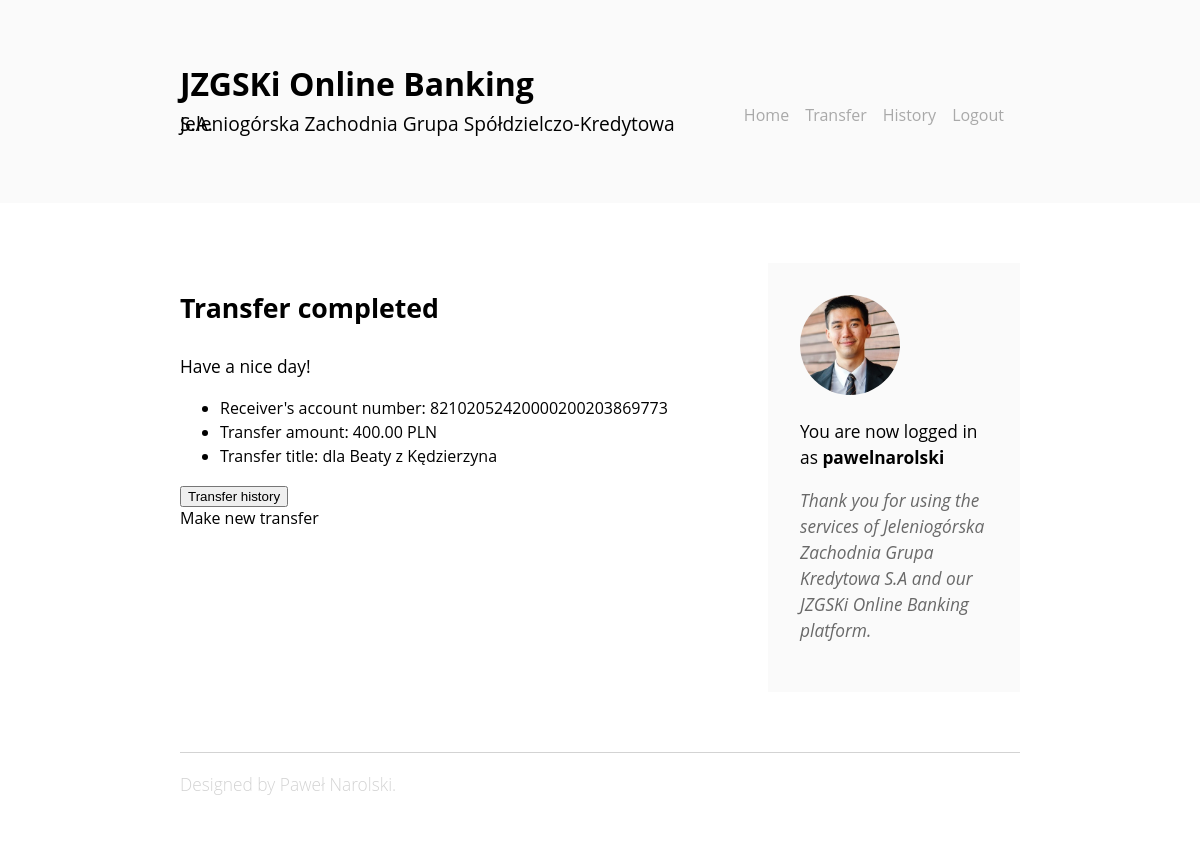
Screenshot of /transfers/complete (signed in) with the database file from the repository.
### onlinebank/models.py (models this page shows, shortened)
class Transfer(models.Model):
    IBAN_validator = RegexValidator(regex=r'^\d{26}$', message="Bank account must have 26 digits.")
    from_account = models.ForeignKey(User, on_delete=models.CASCADE, null=False)
    to_account = models.CharField(validators=[IBAN_validator], null=False, max_length=26)
    title = models.CharField(max_length=60, blank=False, null=False)
    amount = models.DecimalField(max_digits=22, decimal_places=2)
    date = models.DateTimeField(auto_now=True)

### onlinebank/views.py (the view)
# urls.py: path('transfers/complete', views.complete_transfer, name="complete_transfer"),
def complete_transfer(request):
    requests = [_ for _ in models.Transfer.objects.all() if _.from_account == request.user]
    transfer_request = requests.pop(-1)
    if transfer_request is not None:
        if request.method == "POST":
            return redirect('history')
        context = {
            'to_account': transfer_request.to_account,
            'title': transfer_request.title,
            'amount': transfer_request.amount,
        }
        return render(request, 'onlinebank/complete_transfer.html', context)
    else:
        return redirect('home')

### onlinebank/templates/onlinebank/complete_transfer.html (shortened to what this page needs)
{% extends 'onlinebank/base.html' %}
{% block content %}
{% if user.is_authenticated %}
<div class="article">
    <h3>Transfer completed</h3>
    <p>Have a nice day!</p>
    <form method="post">
        <div>
        <ul id="transfer-details">
            <li>Receiver's account number: {{ to_account }}</li>
            <li>Transfer amount: {{ amount }} PLN</li>
            <li>Transfer title: {{ title }}</li>
        </ul>
        </div>
        <button type="submit" class="pure-button">Transfer history</button>
        <div class="pure-button" onclick="location.href='{% url 'new_transfer' %}'">Make new transfer</div>
    </form>
</div>
{% else %}
<div class="article">
    <h3>User not logged in</h3>
    <p>Please log in first</p>
</div>
{% endif %}
{% endblock %}

### onlinebank/templates/onlinebank/base.html (shortened to what this page needs)
{% load static %}
<!DOCTYPE html>
<html lang="pl">
<head>
    <link rel="stylesheet" href="{% static 'css/style.css' %}">
    <link rel="stylesheet" href="https://unpkg.com/purecss@1.0.0/build/pure-min.css">
</head>
<body>
    <div class="header">
        <div class="branding">
            <div class="logo">
                <a class="logo-link" href="{% url 'home' %}">JZGSKi Online Banking</a>
                <h2>Jeleniogórska Zachodnia Grupa Spółdzielczo-Kredytowa S.A.</h2>
            </div>
            <div class="menu-container">
                <ul class="menu">
                    <li class="menu-item"><a href="{% url 'home' %}">Home</a></li>
                    {% if user.is_authenticated %}
                    <li class="menu-item"><a href="{% url 'new_transfer' %}" class="active">Transfer</a></li>
                    <li class="menu-item"><a href="{% url 'history' %}" class="active">History</a></li>
                    <li class="menu-item"><a href="{% url 'logout' %}" class="active">Logout</a></li>
                    {% endif %}
                </ul>
            </div>
        </div>
    </div>
    <div class="content">
        {% block content %}
        {% endblock %}
        <div class="sidebar">
            <div class="sidebar-content">
                <div class="biography animated fadeInUp">
                    {% if request.user.is_authenticated %}
                        <img class="profile-pic" src="{% static 'img/profile.jpg' %}" alt="My picture" />
                        <p class"biography-c">You are now logged in as <b>{{ user.username }}</b></p>
                        <p class="biography-c">Thank you for using the services of Jeleniogórska Zachodnia Grupa Kredytowa S.A and our JZGSKi Online Banking platform.</p>
                    {% else %}
                        <h4>Howdy, stranger!</h4>
                        <p class="biography-c">You are not logged in to your bank account at the moment.</p>
                        <p class="biography-c">We encourage you to log in to the JZGSKi or to create a new bank account today!</p>
                    {% endif %}
                </div>
            </div>
        </div>
    </div>
    <div class="footer">
        <div class="about">
            <p>Designed by Paweł Narolski.</p>
        </div>
    </div>
</body>
</html>

### onlinebank/static/css/style.css (style rules this page uses)
.animated { -webkit-animation-duration: 0.5s; animation-duration: 1s; -webkit-animation-fill-mode: both; animation-fill-mode: both; }
.fadeInUp { -webkit-animation-name: fadeInUp; animation-name: fadeInUp; }
.header { background: #FAFAFA; width: 100%; float: left; }
.logo { width: 60%; float: left; }
.menu-container { width: 40%; float: left; }
.menu { list-style-type: none; float: right; }
.menu-item { float: left; display: inline-block; padding: 1.7em 16px 0 0; }
.menu a { text-decoration: none; font-weight: 400; color: darkgrey; }
body { font-family: SF Display, Open Sans, sans-serif; margin: 0 auto; }
.branding { width: 70%; padding: 5% 15%; float: left; }
h2 { font-weight: 400; font-size: 1.2em; line-height: 0; }
.content { float: left; margin: 5% 15% 5% 15%; position: relative; overflow: hidden; }
p { line-height: 1.5em; font-size: 13pt; }
h3 { font-size: 20pt }
.article { float: left; width: 65%; margin-right: 5%; }
.sidebar { float: left; width: 30%; }
.sidebar-content { float:left; }
.biography { background-color: #FAFAFA; padding: 2em 2em; }
.biography-c { font-style: italic; color: dimgray }
.profile-pic { width: 100px; border-radius: 50%; margin-left: auto; margin-right: auto; }
.about { color: lightgray; font-weight: 300; }
.footer { float: left; margin: 0% 15% 5% 15%; border-top: 1px solid lightgray; width: 70%; }
li { line-height: 1.5em; }
.logo-link { text-decoration: none; font-size: 2em; font-weight: bold; color: black; line-height: 1.5em; }

### rows the page displays
Transfer: to_account "82102052420000200203869773", amount "400.00", title "dla Beaty z Kędzierzyna"

### other values shown
{{ user.username }} "pawelnarolski"
